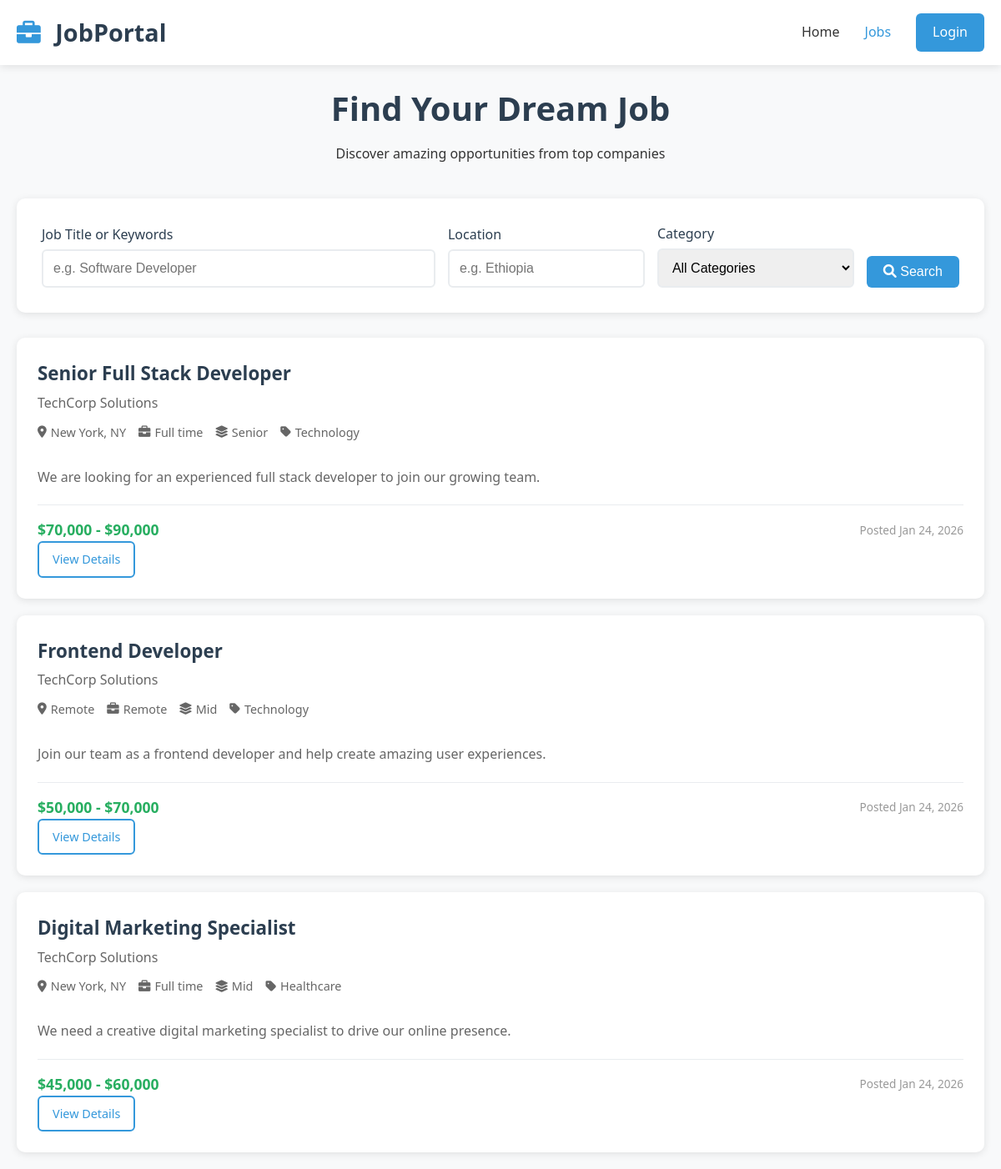
/jobs.php, run on the app's committed database.
### tables this page shows
CREATE TABLE job_postings (
    id INT AUTO_INCREMENT PRIMARY KEY,
    employer_id INT NOT NULL,
    category_id INT,
    title VARCHAR(255) NOT NULL,
    description TEXT NOT NULL,
    requirements TEXT,
    responsibilities TEXT,
    location VARCHAR(255) NOT NULL,
    salary_min DECIMAL(10,2),
    salary_max DECIMAL(10,2),
    job_type ENUM('full_time','part_time','contract','freelance','internship','remote') NOT NULL,
    experience_level ENUM('entry','junior','mid','senior','executive') NOT NULL,
    application_deadline DATE DEFAULT NULL,
    views_count INT DEFAULT 0,
    applications_count INT DEFAULT 0,
    is_active BOOLEAN DEFAULT TRUE,
    posted_date TIMESTAMP DEFAULT CURRENT_TIMESTAMP,
    updated_at TIMESTAMP DEFAULT CURRENT_TIMESTAMP ON UPDATE CURRENT_TIMESTAMP,

    CONSTRAINT fk_job_employer
        FOREIGN KEY (employer_id) REFERENCES users(id)
        ON DELETE RESTRICT,

    CONSTRAINT fk_job_category
        FOREIGN KEY (category_id) REFERENCES job_categories(id)
        ON DELETE SET NULL
);

CREATE TABLE employer_profiles (
    id INT AUTO_INCREMENT PRIMARY KEY,
    user_id INT NOT NULL UNIQUE,
    company_name VARCHAR(255) NOT NULL,
    company_description TEXT,
    industry VARCHAR(100),
    company_size VARCHAR(50),
    website VARCHAR(255),
    headquarters VARCHAR(255),
    logo_filename VARCHAR(255),
    created_at TIMESTAMP DEFAULT CURRENT_TIMESTAMP,
    updated_at TIMESTAMP DEFAULT CURRENT_TIMESTAMP ON UPDATE CURRENT_TIMESTAMP,

    CONSTRAINT fk_emp_user
        FOREIGN KEY (user_id) REFERENCES users(id)
        ON DELETE RESTRICT
);

CREATE TABLE job_categories (
    id INT AUTO_INCREMENT PRIMARY KEY,
    name VARCHAR(100) NOT NULL UNIQUE,
    description TEXT,
    icon VARCHAR(100),
    sort_order INT DEFAULT 0,
    is_active BOOLEAN DEFAULT TRUE,
    created_at TIMESTAMP DEFAULT CURRENT_TIMESTAMP
);

### jobs.php (the view, shortened to what this page needs)
<?php
$host = 'localhost';
$dbname = 'job_portal';
$username = 'root';
$password = '';
try {
    $pdo = new PDO("mysql:host=$host;dbname=$dbname", $username, $password);
    $pdo->setAttribute(PDO::ATTR_ERRMODE, PDO::ERRMODE_EXCEPTION);
    $sql = "SELECT jp.*, jc.name as category_name, ep.company_name, ep.logo_filename
            FROM job_postings jp
            LEFT JOIN job_categories jc ON jp.category_id = jc.id
            LEFT JOIN users u ON jp.employer_id = u.id
            LEFT JOIN employer_profiles ep ON u.id = ep.user_id
            WHERE jp.is_active = TRUE
            ORDER BY jp.posted_date DESC";
    $stmt = $pdo->prepare($sql);
    $stmt->execute();
    $jobs = $stmt->fetchAll();
} catch (Exception $e) {
    $jobs = [];
    $categories = [];
    $error = $e->getMessage();
}
?>
<!DOCTYPE html>
<html lang="en">
<head>
    <link href="https://cdnjs.cloudflare.com/ajax/libs/font-awesome/6.0.0/css/all.min.css" rel="stylesheet">
</head>
<body>
    <nav class="navbar">
        <div class="nav-container">
            <div class="nav-logo">
                <h2><i class="fas fa-briefcase"></i> JobPortal</h2>
            </div>
            <div class="nav-links">
                <?php if (isset($_SESSION['user_id'])): ?>
                    <?php if ($_SESSION['user_type'] === 'job_seeker'): ?>
                        <a href="home.php" class="nav-link">Home</a>
                    <?php elseif ($_SESSION['user_type'] === 'employer'): ?>
                        <a href="employer-home.php" class="nav-link">Home</a>
                    <?php else: ?>
                        <a href="index.php" class="nav-link">Home</a>
                    <?php endif; ?>
                <?php else: ?>
                    <a href="index.php" class="nav-link">Home</a>
                <?php endif; ?>
                <a href="jobs.php" class="nav-link" style="color: #3498db;">Jobs</a>
                <?php if (isset($_SESSION['user_id'])): ?>
                    <a href="dashboard.php" class="nav-link">Dashboard</a>
                    <a href="profile.php" class="nav-link">Profile</a>
                    <?php if ($_SESSION['user_type'] === 'employer'): ?>
                        <a href="post-job.php" class="btn btn-primary">Post Job</a>
                    <?php elseif ($_SESSION['user_type'] === 'admin'): ?>
                        <a href="admin.php" class="btn btn-primary">Admin</a>
                    <?php endif; ?>
                    <a href="logout.php" class="btn btn-outline">Logout</a>
                <?php else: ?>
                    <a href="index.php" class="btn btn-primary">Login</a>
                <?php endif; ?>
            </div>
        </div>
    </nav>
    <div class="container">
        <div class="page-header">
            <h1>Find Your Dream Job</h1>
            <p>Discover amazing opportunities from top companies</p>
        </div>
        <div class="search-section">
            <form class="search-form" method="GET">
                <div class="form-group">
                    <label for="keyword">Job Title or Keywords</label>
                    <input type="text" id="keyword" name="keyword" placeholder="e.g. Software Developer"
                           value="<?= htmlspecialchars($_GET['keyword'] ?? '') ?>">
                </div>
                <div class="form-group">
                    <label for="location">Location</label>
                    <input type="text" id="location" name="location" placeholder="e.g. Ethiopia"
                           value="<?= htmlspecialchars($_GET['location'] ?? '') ?>">
                </div>
                <div class="form-group">
                    <label for="category">Category</label>
                    <select id="category" name="category">
                        <option value="">All Categories</option>
                    </select>
                </div>
                <button type="submit" class="btn btn-primary">
                    <i class="fas fa-search"></i> Search
                </button>
            </form>
        </div>
        <div class="jobs-grid">
            <?php if (empty($jobs)): ?>
                <div class="no-jobs">
                    <i class="fas fa-briefcase"></i>
                    <h3>No Jobs Found</h3>
                    <p>Try adjusting your search criteria or check back later for new opportunities.</p>
                </div>
            <?php else: ?>
                <?php foreach ($jobs as $job): ?>
                    <div class="job-card">
                        <div class="job-header">
                            <div class="job-title">
                                <h3><?= htmlspecialchars($job['title']) ?></h3>
                                <div class="job-company">
                                    <?= htmlspecialchars($job['company_name'] ?? 'Company Name') ?>
                                </div>
                                <div class="job-meta">
                                    <span><i class="fas fa-map-marker-alt"></i> <?= htmlspecialchars($job['location']) ?></span>
                                    <span><i class="fas fa-briefcase"></i> <?= ucfirst(str_replace('_', ' ', $job['job_type'])) ?></span>
                                    <span><i class="fas fa-layer-group"></i> <?= ucfirst($job['experience_level']) ?></span>
                                    <?php if ($job['category_name']): ?>
                                        <span><i class="fas fa-tag"></i> <?= htmlspecialchars($job['category_name']) ?></span>
                                    <?php endif; ?>
                                </div>
                            </div>
                        </div>
                        <div class="job-description">
                            <?= nl2br(htmlspecialchars(substr($job['description'], 0, 200))) ?>
                        </div>
                        <div class="job-footer">
                            <div class="job-salary">
                                <?php if ($job['salary_min'] && $job['salary_max']): ?>
                                    $<?= number_format($job['salary_min']) ?> - $<?= number_format($job['salary_max']) ?>
                                <?php elseif ($job['salary_min']): ?>
                                    $<?= number_format($job['salary_min']) ?>+
                                <?php else: ?>
                                    Salary not specified
                                <?php endif; ?>
                            </div>
                            <div class="job-posted">
                                Posted <?= date('M j, Y', strtotime($job['posted_date'])) ?>
                            </div>
                        </div>
                        <div class="job-actions">
                            <a href="job-details.php?id=<?= $job['id'] ?>" class="btn btn-outline btn-sm">
                                View Details
                            </a>
                        </div>
                    </div>
                <?php endforeach; ?>
            <?php endif; ?>
        </div>
    </div>
</body>
</html>

### jobs.php (style rules this page uses)
* { margin: 0; padding: 0; box-sizing: border-box; }
body { font-family: 'Segoe UI', Tahoma, Geneva, Verdana, sans-serif; line-height: 1.6; color: #333; background-color: #f8f9fa; }
.navbar { background: #fff; box-shadow: 0 2px 10px rgba(0,0,0,0.1); padding: 1rem 0; position: sticky; top: 0; z-index: 1000; }
.nav-container { max-width: 1200px; margin: 0 auto; padding: 0 20px; display: flex; justify-content: space-between; align-items: center; }
.nav-logo h2 { color: #2c3e50; font-size: 1.8rem; }
.nav-logo i { color: #3498db; margin-right: 10px; }
.nav-links { display: flex; gap: 30px; align-items: center; }
.nav-link { text-decoration: none; color: #333; font-weight: 500; transition: color 0.3s ease; }
.btn { padding: 10px 20px; border: none; border-radius: 6px; cursor: pointer; font-size: 1rem; font-weight: 500; text-decoration: none; display: inline-block; text-align: center; transition: all 0.3s ease; }
.btn-primary { background: #3498db; color: white; }
.btn-outline { background: transparent; color: #3498db; border: 2px solid #3498db; }
.container { max-width: 1200px; margin: 0 auto; padding: 20px; }
.page-header { text-align: center; margin-bottom: 40px; }
.page-header h1 { font-size: 2.5rem; color: #2c3e50; margin-bottom: 10px; }
.search-section { background: white; padding: 30px; border-radius: 10px; box-shadow: 0 2px 10px rgba(0,0,0,0.1); margin-bottom: 30px; }
.search-form { display: grid; grid-template-columns: 2fr 1fr 1fr auto; gap: 15px; align-items: end; }
.form-group { display: flex; flex-direction: column; }
.form-group label { margin-bottom: 5px; font-weight: 500; color: #2c3e50; }
.form-group input, .form-group select { padding: 12px; border: 2px solid #e9ecef; border-radius: 6px; font-size: 1rem; }
.jobs-grid { display: grid; gap: 20px; }
.job-card { background: white; border-radius: 10px; padding: 25px; box-shadow: 0 2px 10px rgba(0,0,0,0.1); transition: transform 0.3s ease, box-shadow 0.3s ease; }
.job-header { display: flex; justify-content: space-between; align-items: flex-start; margin-bottom: 15px; }
.job-title { flex: 1; }
.job-title h3 { color: #2c3e50; font-size: 1.4rem; margin-bottom: 5px; }
.job-company { color: #666; font-size: 1rem; margin-bottom: 10px; }
.job-meta { display: flex; flex-wrap: wrap; gap: 15px; margin-bottom: 15px; font-size: 0.9rem; color: #666; }
.job-meta span { display: flex; align-items: center; gap: 5px; }
.job-description { color: #666; line-height: 1.6; margin-bottom: 20px; }
.job-footer { display: flex; justify-content: space-between; align-items: center; padding-top: 15px; border-top: 1px solid #e9ecef; }
.job-salary { font-weight: 600; color: #27ae60; font-size: 1.1rem; }
.job-posted { font-size: 0.85rem; color: #999; }
.job-actions { display: flex; gap: 10px; }
.btn-sm { padding: 8px 16px; font-size: 0.9rem; }

### data on the page
job_postings: title "Senior Full Stack Developer", employer_profiles.company_name "TechCorp Solutions", location "New York, NY", job_type "Full time", experience_level "Senior", category.name "Technology", description "We are looking for an experienced full stack developer to join our growing team.", salary_min "70,000", salary_max "90,000", posted_date "Jan 24, 2026"
job_postings: title "Frontend Developer", employer_profiles.company_name "TechCorp Solutions", location "Remote", job_type "Remote", experience_level "Mid", category.name "Technology", description "Join our team as a frontend developer and help create amazing user experiences.", salary_min "50,000", salary_max "70,000", posted_date "Jan 24, 2026"
job_postings: title "Digital Marketing Specialist", employer_profiles.company_name "TechCorp Solutions", location "New York, NY", job_type "Full time", experience_level "Mid", category.name "Healthcare", description "We need a creative digital marketing specialist to drive our online presence.", salary_min "45,000", salary_max "60,000", posted_date "Jan 24, 2026"
